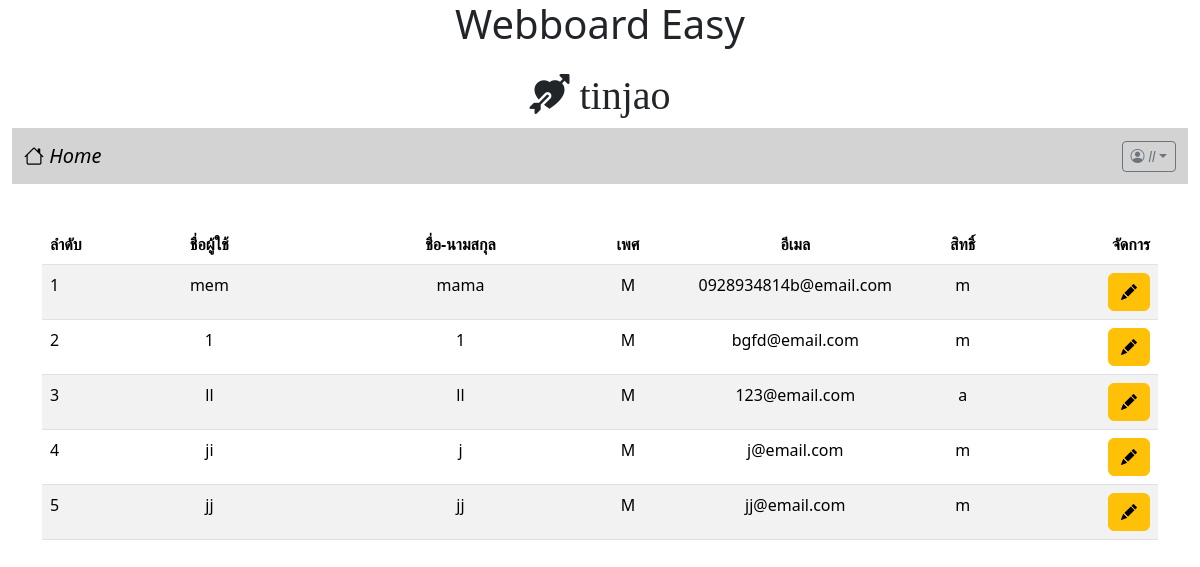
The page /user.php (signed in) on the database its author committed.
### tables this page shows
CREATE TABLE `user` (
  `id` int(11) NOT NULL,
  `login` varchar(32) NOT NULL,
  `password` varchar(64) NOT NULL,
  `name` varchar(64) NOT NULL,
  `gender` char(1) NOT NULL,
  `email` varchar(32) NOT NULL,
  `role` char(1) NOT NULL
);

### user.php (the view, shortened to what this page needs)
<!DOCTYPE html>
<html lang="en">
<head>
    <link href="https://cdn.jsdelivr.net/npm/bootstrap@5.3.3/dist/css/bootstrap.min.css" rel="stylesheet">
    <link rel="stylesheet" href="https://cdn.jsdelivr.net/npm/bootstrap-icons@1.11.3/font/bootstrap-icons.min.css">
</head>
<body>
    <h1 style="text-align: center;">Webboard Easy</h1>
    <div class="container-fluid">
        <?php
                include "nav.php"
        ?>
        <br>
        <div class="row">
            <div class="col-lg-3"></div>
        </div>
        <div class="container-lg">
                <div class="col-sm-12 col-md-12 col-lg-12 mx-auto">
                        <table class="table table-striped w-100">
                            <thead>
                                <tr>
                                    <th scope="cols" class="text-start" style="width: 5%;">ลำดับ</th>
                                    <th scope="cols" class="text-center" style="width: 20%;">ชื่อผู้ใช้</th>
                                    <th scope="cols" class="text-center" style="width: 25%;">ชื่อ-นามสกุล</th>
                                    <th scope="cols" class="text-center" style="width: 5%;">เพศ</th>
                                    <th scope="cols" class="text-center" style="width: 25%;">อีเมล</th>
                                    <th scope="cols" class="text-center" style="width: 5%;">สิทธิ์</th>
                                    <th scope="cols" class="text-end" style="width: 15%;">จัดการ</th>
                                </tr>
                            </thead>
                            <tbody>
                            <?php
                                $conn=new PDO("mysql:host=localhost;dbname=webboard;charset=utf8","root", "");
                                $sql="SELECT id,login,name,gender,email,role From user Order by id ASC";
                                $result=$conn->query($sql);
                                $i=1;
                                while($row = $result->fetch()){
                                    $rowData = json_encode($row);
                                    echo "<tr>
                                        <td class='text-start'>$i</td>
                                        <td class='text-center'>$row[1]</td>
                                        <td class='text-center'>$row[2]</td>
                                        <td class='text-center'>$row[3]</td>
                                        <td class='text-center'>$row[4]</td>
                                        <td class='text-center'>$row[5]</td>
                                        <td class='text-end'>
                                            <a class='btn btn-warning' role='button' data-bs-toggle='modal' data-bs-target='#editModal' data-value-raw='$rowData' onclick='setModalData(this)'>
                                                <i class='bi bi-pencil-fill'></i>
                                            </a>
                                        </td>
                                    </tr>";
                                    $i++;
                                }
                            ?>
                            </tbody>
                        </table>
                </div>
        </div>
    </div>
</body>
</html>

### rows shown on the page
user: login "mem", name "mama", gender "M", email "0928934814b@email.com", role "m"
user: login "1", name "1", gender "M", email "bgfd@email.com", role "m"
user: login "ll", name "ll", gender "M", email "123@email.com", role "a"
user: login "ji", name "j", gender "M", email "j@email.com", role "m"
user: login "jj", name "jj", gender "M", email "jj@email.com", role "m"

### other values the page prints
$_SESSION[username] "ll"
